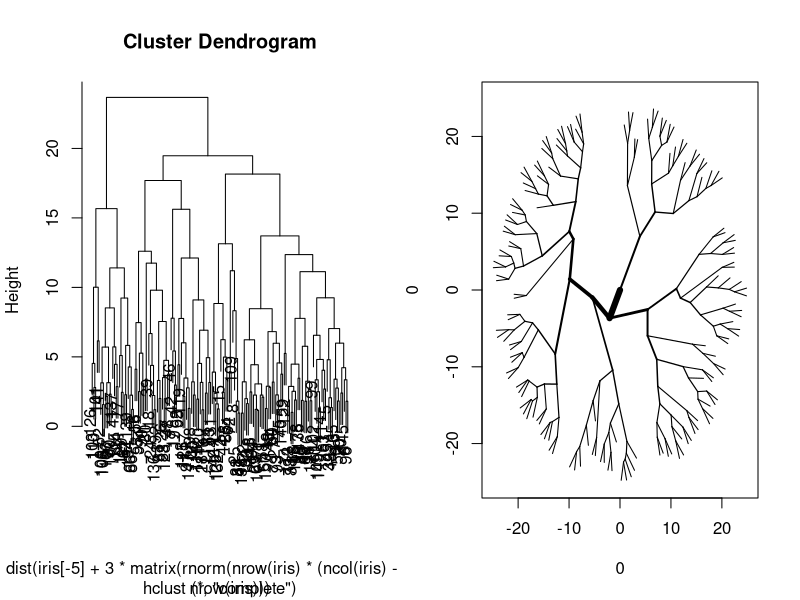

Write R code to recreate this figure.

require(data.table)

circletree <- function(cl, labels=sprintf("#%i", 1:length(cl$order)), hang=.1*max(cl$height)){
    hs <- function(i){
        if(i < 0) return(labels[-i])
        if(tail(cl$height, 1) > 0) cl$height <- tail(cl$height, 1) - cl$height
        list(r = ifelse(cl$merge[i,] > 0,
                        cl$height[abs(cl$merge[i,])],
                        if(hang > 0) cl$height[i] + hang else max(cl$height)),
             node = lapply(cl$merge[i,], hs))
    }
    child.r <- function(st){
        if(is.list(st$node[[1]])) st$node[[1]] <- child.r(st$node[[1]])
        if(is.list(st$node[[2]])) st$node[[2]] <- child.r(st$node[[2]])

        st$node.r <- st$r + c(
            if(is.list(st$node[[1]])) sum(st$node[[1]]$node.r) else 0,
            if(is.list(st$node[[2]])) sum(st$node[[2]]$node.r) else 0
        )
        st
    }
    structure(list(hclust = cl, tree = child.r(hs(nrow(cl$merge)))), class="circletree")
}

lines.circletree <- function(x, lwd=c(1,10), padding=.01){
    seg.coord <- function(st, x0=0, y0=0, r=0, range=c(0, 2*pi), weight.range){
        if(missing(weight.range)){
            min.f <- function(st)
                if(is.list(st)) min(c(st$node.r, sapply(st$node, min.f))) else Inf
            weight.range <- c(min.f(st), max(st$node.r))
        }
        aa <- quantile(range,
            quantile(c(0, st$node.r[1]/sum(st$node.r), 1),
                c(padding, .25, .5-padding, .5, .5+padding, .75, 1-padding)
            )
        )
        x1 <- st$r*sin(aa[c(2,6)])
        y1 <- st$r*cos(aa[c(2,6)])
        rbind(
            data.table(x0 = x0, y0 = y0, x1 = x1, y1 = y1,
                       lwd=lwd[1] + diff(lwd)*(st$node.r-weight.range[1])/diff(weight.range)),
            if(is.list(st$node[[1]])){
                seg.coord(st$node[[1]], x0=x1[1], y0=y1[1], st$r[1], aa[c(1,3)], weight.range)
            } else NULL,
            if(is.list(st$node[[2]])){
                seg.coord(st$node[[2]], x0=x1[2], y0=y1[2], st$r[2], aa[c(5,7)], weight.range)
            } else NULL
        )
    }
    do.call(segments, seg.coord(x$tree))
}

plot.circletree <- function(x, lwd, padding, ...){
    max.f <- function(st)
        if(is.character(st)) return(-Inf) else max(st$r, sapply(st$node, max.f))
    m <- max.f(x$tree)
    plot(0, 0, type="n", xlim=c(-m,m), ylim=c(-m,m), ...)
    lines(x, lwd, padding)
}

print.circletree <- function(x, ...){
    cat("Circle tree representation of hclust object.\n")
    print(x$hclust)
}


cl <- hclust(dist(iris[-5] + 3*matrix(rnorm(nrow(iris)*(ncol(iris)-1)), nrow(iris))))
x <- circletree(cl)
par(mfrow=1:2)
plot(cl)
plot(x, lwd=c(1,6), padding=.01)

